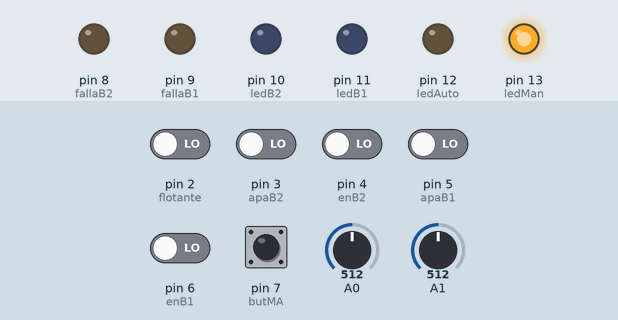
Bench run of a sketch on a simulated Arduino Uno, built with avr-gcc and run on an emulated ATmega328P. Shown: output pins drawn as LEDs (lit = HIGH). The test bench sets the inputs (shaded band); at power-on: pin 2 (flotante), pin 3 (apaB2), pin 4 (enB2), pin 5 (apaB1), pin 6 (enB1), pin 7 (butMA) LOW, A0 = 512, A1 = 512.

Above: at 1.2 s.
1.3 s: A0 set to 617
2.8 s: A0 set to 643
At 3.4 s:
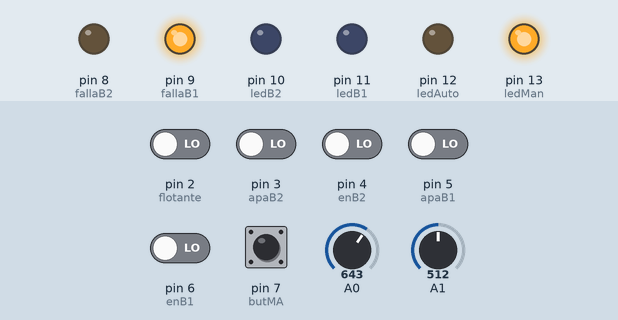
4.3 s: pin 6 (enB1) driven HIGH
At 4.8 s:
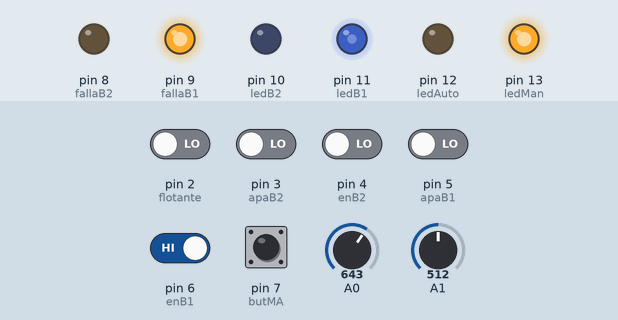
5.8 s: pin 7 (butMA) pulled HIGH for 1 s
At 6.7 s:
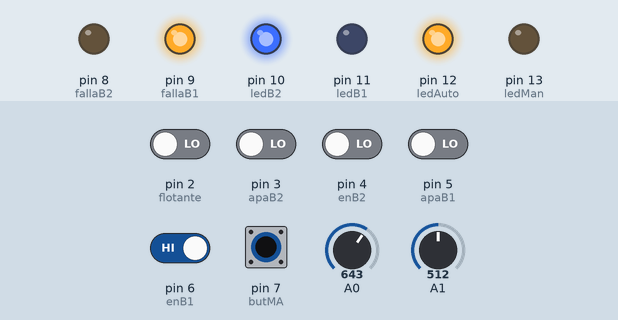
8.8 s: A1 set to 616
10.3 s: A1 set to 645
At 11.3 s:
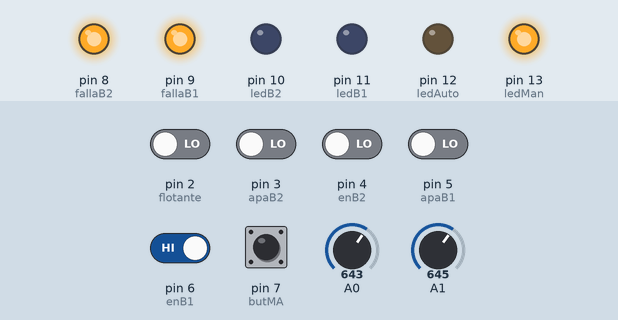
Timing chart, 0 to 12.8 s (numbered marks = the images above; inputs shaded):
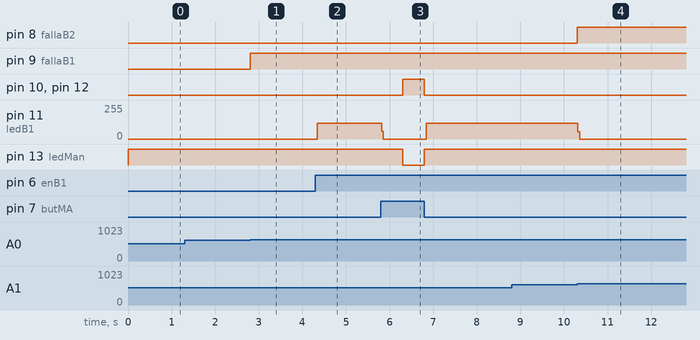

Measured:
- the behaviour switches between 633 and 634 on A0 (found by bisection; images 0 and 1)
- the behaviour switches between 633 and 634 on A1 (found by bisection; images 3 and 4)
- after the input at 1.3 s, every drawn part: stays the same
- after the input at 2.8 s, pin 9 (fallaB1): LOW → HIGH at once
- after the input at 4.3 s, pin 11 (ledB1): 0/255 → 119/255 at once
- after the input at 5.8 s, pin 10 (ledB2), pin 12 (ledAuto): LOW → HIGH after 0.50 s, → LOW 0.50 s later; pin 11 (ledB1): 119/255 → 0/255 at once, → 119/255 1.0 s later; pin 13 (ledMan): HIGH → LOW after 0.50 s, → HIGH 0.50 s later
- after the input at 8.8 s, every drawn part: stays the same
- after the input at 10.3 s, pin 8 (fallaB2): LOW → HIGH at once; pin 11 (ledB1): 119/255 → 0/255 at once

The sketch:

programaBombas.ino
```cpp
const int butMA = 7;
const int enB1 = 6, apaB1 = 5;
const int enB2 = 4, apaB2 = 3;
const int flotante = 2;

const int ledMan = 13, ledAuto = 12;
const int ledB1 = 11, ledB2 =10;
const int fallaB1 = 9, fallaB2 = 8;

bool cMA = true;
bool encendidoUno = false, encendidoDos = false;
bool cBomb = false, isChanged = false;

const float sensibilidad = 0.066;
const float seteo = 9.0;


void setup() {
  pinMode(butMA,INPUT);
  pinMode(enB1,INPUT);
  pinMode(apaB1,INPUT);
  pinMode(enB2,INPUT);
  pinMode(apaB2,INPUT);
  pinMode(flotante,INPUT);

  pinMode(ledMan,OUTPUT);
  pinMode(ledAuto,OUTPUT);
  pinMode(ledB1,OUTPUT);
  pinMode(ledB2,OUTPUT);
  pinMode(fallaB1,OUTPUT);
  pinMode(fallaB2,OUTPUT);


}

void loop() {

  medir();

  if(!digitalRead(fallaB2) && !digitalRead(fallaB2)){
    if(digitalRead(butMA)){
      if(cMA)
        cMA = false;
      else
        cMA = true;
      delay(500);
    }

    if(cMA)
      manual();
    else
      digitalWrite(ledMan,LOW);

    if(!cMA)
      automatico();
    else
      digitalWrite(ledAuto,LOW);
   }

}


void manual(){
  digitalWrite(ledMan,HIGH);

  if(digitalRead(enB1) && !encendidoDos)
    encendidoUno = true;

  if(digitalRead(apaB1) && encendidoUno)
    encendidoUno = false;

  if(digitalRead(enB2) && !encendidoUno)
    encendidoDos = true;

  if(digitalRead(apaB2) && encendidoDos)
    encendidoDos = false;


  if(encendidoUno)
    digitalWrite(ledB1,HIGH);
  else
    digitalWrite(ledB1,LOW);


  if(encendidoDos)
    digitalWrite(ledB2,HIGH);
  else
    digitalWrite(ledB2,LOW);

}

void automatico(){
  digitalWrite(ledAuto,HIGH);


  if(digitalRead(flotante) && !isChanged){
    if(cBomb)
      cBomb = false;
    else
      cBomb = true;
    delay(200);
    isChanged = true;
  }


  if(cBomb && !digitalRead(flotante)){
    digitalWrite(ledB1,HIGH);
    isChanged = false;
  }else
    digitalWrite(ledB1,LOW);

  if(!cBomb && !digitalRead(flotante)){
    digitalWrite(ledB2,HIGH);
    isChanged = false;
  }else
    digitalWrite(ledB2,LOW);


}

void medir() {
  float vSensor1 = analogRead(A0) * (5.0 / 1023);
  float iSensor1 = (vSensor1 - 2.5) / sensibilidad;

  if (iSensor1 >= seteo) {
    digitalWrite(ledB1, LOW);
    digitalWrite(fallaB1, HIGH);
  }


  float vSensor2 = analogRead(A1) * (5.0 / 1023);
  float iSensor2 = (vSensor2 - 2.5) / sensibilidad;

  if (iSensor2 >= seteo) {
    digitalWrite(ledB2, LOW);
    digitalWrite(fallaB2, HIGH);

  }

}
```
